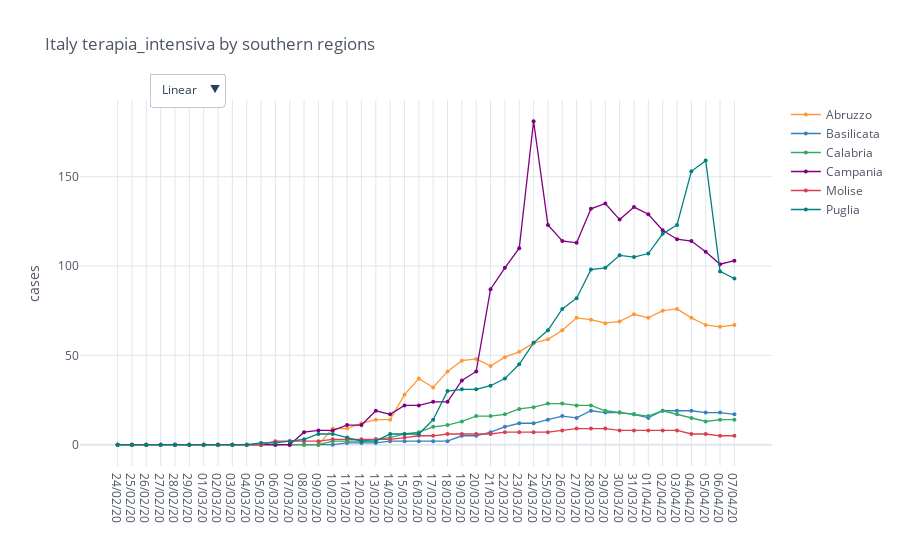

Notebook code for this chart:
### Code cell
regions = io.italy_load_regions(io.italy_southern_regions)
total_cases = io.italy_regions_filter_by_category(regions, category)

mpl.iplot_comparative_plot(total_cases, title='Italy ' + category + ' by southern regions')

### Figure 1 — Plotly figure (JSON) as saved in the notebook; plotly's stock layout.template omitted (floating-point values rounded to 4 significant figures)
{"data": [{"line": {"color": "rgba(255, 153, 51, 1.0)", "dash": "solid", "shape": "linear", "width": 1.3}, "marker": {"size": 4, "symbol": "circle"}, "mode": "lines+markers", "name": "Abruzzo", "text": "", "type": "scatter", "x": ["24/02/20", "25/02/20", "26/02/20", "27/02/20", "28/02/20", "29/02/20", "01/03/20", "02/03/20", "03/03/20", "04/03/20", "05/03/20", "06/03/20", "07/03/20", "08/03/20", "09/03/20", "10/03/20", "11/03/20", "12/03/20", "13/03/20", "14/03/20", "15/03/20", "16/03/20", "17/03/20", "18/03/20", "19/03/20", "20/03/20", "21/03/20", "22/03/20", "23/03/20", "24/03/20", "25/03/20", "26/03/20", "27/03/20", "28/03/20", "29/03/20", "30/03/20", "31/03/20", "01/04/20", "02/04/20", "03/04/20", "04/04/20", "05/04/20", "06/04/20", "07/04/20"], "y": [0, 0, 0, 0, 0, 0, 0, 0, 0, 0, 0, 0, 0, 0, 0, 9, 9, 12, 14, 14, 28, 37, 32, 41, 47, 48, 44, 49, 52, 57, 59, 64, 71, 70, 68, 69, 73, 71, 75, 76, 71, 67, 66, 67]}, {"line": {"color": "rgba(55, 128, 191, 1.0)", "dash": "solid", "shape": "linear", "width": 1.3}, "marker": {"size": 4, "symbol": "circle"}, "mode": "lines+markers", "name": "Basilicata", "text": "", "type": "scatter", "x": ["24/02/20", "25/02/20", "26/02/20", "27/02/20", "28/02/20", "29/02/20", "01/03/20", "02/03/20", "03/03/20", "04/03/20", "05/03/20", "06/03/20", "07/03/20", "08/03/20", "09/03/20", "10/03/20", "11/03/20", "12/03/20", "13/03/20", "14/03/20", "15/03/20", "16/03/20", "17/03/20", "18/03/20", "19/03/20", "20/03/20", "21/03/20", "22/03/20", "23/03/20", "24/03/20", "25/03/20", "26/03/20", "27/03/20", "28/03/20", "29/03/20", "30/03/20", "31/03/20", "01/04/20", "02/04/20", "03/04/20", "04/04/20", "05/04/20", "06/04/20", "07/04/20"], "y": [0, 0, 0, 0, 0, 0, 0, 0, 0, 0, 0, 0, 0, 0, 0, 0, 1, 1, 1, 2, 2, 2, 2, 2, 5, 5, 7, 10, 12, 12, 14, 16, 15, 19, 18, 18, 17, 15, 19, 19, 19, 18, 18, 17]}, {"line": {"color": "rgba(50, 171, 96, 1.0)", "dash": "solid", "shape": "linear", "width": 1.3}, "marker": {"size": 4, "symbol": "circle"}, "mode": "lines+markers", "name": "Calabria", "text": "", "type": "scatter", "x": ["24/02/20", "25/02/20", "26/02/20", "27/02/20", "28/02/20", "29/02/20", "01/03/20", "02/03/20", "03/03/20", "04/03/20", "05/03/20", "06/03/20", "07/03/20", "08/03/20", "09/03/20", "10/03/20", "11/03/20", "12/03/20", "13/03/20", "14/03/20", "15/03/20", "16/03/20", "17/03/20", "18/03/20", "19/03/20", "20/03/20", "21/03/20", "22/03/20", "23/03/20", "24/03/20", "25/03/20", "26/03/20", "27/03/20", "28/03/20", "29/03/20", "30/03/20", "31/03/20", "01/04/20", "02/04/20", "03/04/20", "04/04/20", "05/04/20", "06/04/20", "07/04/20"], "y": [0, 0, 0, 0, 0, 0, 0, 0, 0, 0, 0, 0, 0, 0, 0, 2, 2, 2, 3, 4, 6, 7, 10, 11, 13, 16, 16, 17, 20, 21, 23, 23, 22, 22, 19, 18, 17, 16, 19, 17, 15, 13, 14, 14]}, {"line": {"color": "rgba(128, 0, 128, 1.0)", "dash": "solid", "shape": "linear", "width": 1.3}, "marker": {"size": 4, "symbol": "circle"}, "mode": "lines+markers", "name": "Campania", "text": "", "type": "scatter", "x": ["24/02/20", "25/02/20", "26/02/20", "27/02/20", "28/02/20", "29/02/20", "01/03/20", "02/03/20", "03/03/20", "04/03/20", "05/03/20", "06/03/20", "07/03/20", "08/03/20", "09/03/20", "10/03/20", "11/03/20", "12/03/20", "13/03/20", "14/03/20", "15/03/20", "16/03/20", "17/03/20", "18/03/20", "19/03/20", "20/03/20", "21/03/20", "22/03/20", "23/03/20", "24/03/20", "25/03/20", "26/03/20", "27/03/20", "28/03/20", "29/03/20", "30/03/20", "31/03/20", "01/04/20", "02/04/20", "03/04/20", "04/04/20", "05/04/20", "06/04/20", "07/04/20"], "y": [0, 0, 0, 0, 0, 0, 0, 0, 0, 0, 0, 0, 0, 7, 8, 8, 11, 11, 19, 17, 22, 22, 24, 24, 36, 41, 87, 99, 110, 181, 123, 114, 113, 132, 135, 126, 133, 129, 120, 115, 114, 108, 101, 103]}, {"line": {"color": "rgba(219, 64, 82, 1.0)", "dash": "solid", "shape": "linear", "width": 1.3}, "marker": {"size": 4, "symbol": "circle"}, "mode": "lines+markers", "name": "Molise", "text": "", "type": "scatter", "x": ["24/02/20", "25/02/20", "26/02/20", "27/02/20", "28/02/20", "29/02/20", "01/03/20", "02/03/20", "03/03/20", "04/03/20", "05/03/20", "06/03/20", "07/03/20", "08/03/20", "09/03/20", "10/03/20", "11/03/20", "12/03/20", "13/03/20", "14/03/20", "15/03/20", "16/03/20", "17/03/20", "18/03/20", "19/03/20", "20/03/20", "21/03/20", "22/03/20", "23/03/20", "24/03/20", "25/03/20", "26/03/20", "27/03/20", "28/03/20", "29/03/20", "30/03/20", "31/03/20", "01/04/20", "02/04/20", "03/04/20", "04/04/20", "05/04/20", "06/04/20", "07/04/20"], "y": [0, 0, 0, 0, 0, 0, 0, 0, 0, 0, 0, 2, 2, 2, 2, 3, 3, 3, 3, 3, 4, 5, 5, 6, 6, 6, 6, 7, 7, 7, 7, 8, 9, 9, 9, 8, 8, 8, 8, 8, 6, 6, 5, 5]}, {"line": {"color": "rgba(0, 128, 128, 1.0)", "dash": "solid", "shape": "linear", "width": 1.3}, "marker": {"size": 4, "symbol": "circle"}, "mode": "lines+markers", "name": "Puglia", "text": "", "type": "scatter", "x": ["24/02/20", "25/02/20", "26/02/20", "27/02/20", "28/02/20", "29/02/20", "01/03/20", "02/03/20", "03/03/20", "04/03/20", "05/03/20", "06/03/20", "07/03/20", "08/03/20", "09/03/20", "10/03/20", "11/03/20", "12/03/20", "13/03/20", "14/03/20", "15/03/20", "16/03/20", "17/03/20", "18/03/20", "19/03/20", "20/03/20", "21/03/20", "22/03/20", "23/03/20", "24/03/20", "25/03/20", "26/03/20", "27/03/20", "28/03/20", "29/03/20", "30/03/20", "31/03/20", "01/04/20", "02/04/20", "03/04/20", "04/04/20", "05/04/20", "06/04/20", "07/04/20"], "y": [0, 0, 0, 0, 0, 0, 0, 0, 0, 0, 1, 1, 2, 3, 6, 6, 4, 2, 2, 6, 6, 6, 14, 30, 31, 31, 33, 37, 45, 57, 64, 76, 82, 98, 99, 106, 105, 107, 118, 123, 153, 159, 97, 93]}], "layout": {"legend": {"bgcolor": "#FFFFFF", "font": {"color": "#4D5663"}}, "paper_bgcolor": "#FFFFFF", "plot_bgcolor": "#FFFFFF", "title": {"font": {"color": "#4D5663"}, "text": "Italy terapia_intensiva by southern regions"}, "updatemenus": [{"buttons": [{"args": [{"yaxis.type": "linear"}], "label": "Linear", "method": "relayout"}, {"args": [{"yaxis.type": "log"}], "label": "Log", "method": "relayout"}], "direction": "down", "pad": {"r": 10, "t": 10}, "showactive": true, "x": 0.1, "xanchor": "left", "y": 1.1, "yanchor": "top"}], "xaxis": {"gridcolor": "#E1E5ED", "showgrid": true, "tickfont": {"color": "#4D5663"}, "title": {"font": {"color": "#4D5663"}, "text": ""}, "zerolinecolor": "#E1E5ED"}, "yaxis": {"gridcolor": "#E1E5ED", "showgrid": true, "tickfont": {"color": "#4D5663"}, "title": {"font": {"color": "#4D5663"}, "text": "cases"}, "zerolinecolor": "#E1E5ED"}}}
